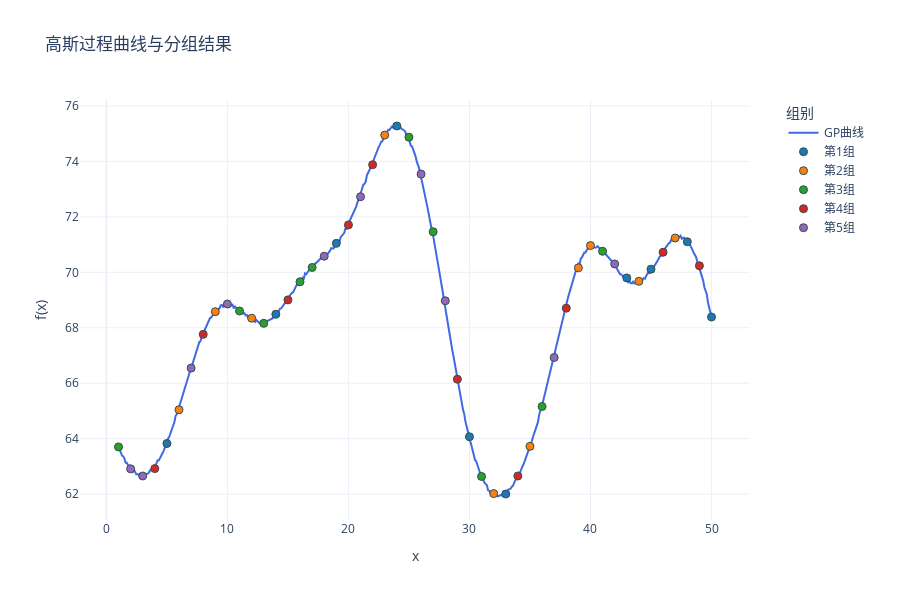

Notebook source saved alongside this figure:
### Code cell
import numpy as np
import plotly.graph_objects as go
from sklearn.gaussian_process import GaussianProcessRegressor
from sklearn.gaussian_process.kernels import RBF, ConstantKernel,WhiteKernel

import sys
import os
# 使用当前工作目录
project_root = os.path.dirname(os.getcwd())  # 获取当前目录的父目录
sys.path.insert(0, project_root)
from util.methods import assign_variances

seed = 42
# 定义核函数
kernel = ConstantKernel(25.0) * RBF(length_scale=4.0) + WhiteKernel(1e-3)
gp = GaussianProcessRegressor(kernel=kernel)

x_dense = np.linspace(1, 50, 500).reshape(-1, 1)

y_dense = gp.sample_y(x_dense, n_samples=1, random_state=seed).flatten() + 70

# 提取整数点对应的y值
integer_points = np.arange(1, 51)
y_integers = y_dense[np.linspace(0, 499, 50, dtype=int)]

# 计算整数点的协方差矩阵
cov_matrix = kernel(integer_points.reshape(-1,1))

# 计算相关性矩阵
std_dev = np.sqrt(np.diag(cov_matrix))  
corr_matrix = cov_matrix / np.outer(std_dev, std_dev)  

np.savetxt('Sigma1.txt', cov_matrix, 
           fmt='%.6f',
           header=f'高斯过程协方差矩阵(1-50整数点)\n核函数: {kernel}')

np.savetxt('correlation_matrix.txt', corr_matrix,
           fmt='%.6f',
           header=f'高斯过程相关性矩阵(1-50整数点)\n核函数: {kernel}')

np.savetxt('mu.txt', 
           y_integers,
           fmt='%.6f',
           header='真实均值')

# 创建蛇形分配的分组标签
sorted_indices = np.argsort(y_integers)  # 获取y值从小到大的索引
positions = np.arange(50)
round_num = positions // 5  # 每5个点改变一次方向
pos_in_round = positions % 5

# 蛇形分配逻辑：正向(0,1,2,3,4)和反向(4,3,2,1,0)交替
group_assignments = np.where(
    round_num % 2 == 0,
    pos_in_round,       # 正向分配：0,1,2,3,4
    4 - pos_in_round    # 反向分配：4,3,2,1,0
)

group_labels = np.zeros(50, dtype=int)
group_labels[sorted_indices] = group_assignments
group_names = [f"第{i+1}组" for i in range(5)]  # 组别名称

# 创建分组标签 (5组，蛇形分配)
group_labels = np.zeros(50, dtype=int)
for i in range(50):
    round_num = i // 5  # 每5个点一轮
    pos_in_round = i % 5
    
    if round_num % 2 == 0:  # 偶数轮：正向分配
        group = pos_in_round
    else:  # 奇数轮：反向分配
        group = 4 - pos_in_round
    
    group_labels[sorted_indices[i]] = group

group_names = [f"第{i+1}组" for i in range(5)]  # 组别名称

fig = go.Figure()

fig.add_trace(go.Scatter(
    x=x_dense.flatten(), 
    y=y_dense,
    mode='lines',
    name='GP曲线',
    line=dict(color='royalblue', width=2)
))

colors = ['#1f77b4', '#ff7f0e', '#2ca02c', '#d62728', '#9467bd']  # 5种不同颜色
for group in range(5):
    mask = (group_labels == group)
    fig.add_trace(go.Scatter(
        x=integer_points[mask],
        y=y_integers[mask],
        mode='markers',
        name=group_names[group],
        marker=dict(
            color=colors[group],
            size=8,
            line=dict(width=1, color='DarkSlateGrey')
    )))

fig.update_layout(
    title='高斯过程曲线与分组结果',
    xaxis_title='x',
    yaxis_title='f(x)',
    template='plotly_white',
    height=600,
    width=900,
    legend=dict(
        title='组别',
        x=1.05,
        y=1,
        xanchor='left',
        yanchor='top',
        bgcolor='rgba(255,255,255,0.8)'
    ),
    margin=dict(r=150) 
)

fig.show()

### Figure 1 — Plotly figure (JSON) as saved in the notebook; plotly's stock layout.template omitted (floating-point values rounded to 4 significant figures; data arrays with more than 128 entries replaced by an {"elided": "..."} marker saying what was removed)
{"data": [{"line": {"color": "royalblue", "width": 2}, "mode": "lines", "name": "GP曲线", "type": "scatter", "x": {"elided": "500 float values"}, "y": {"elided": "500 float values"}}, {"marker": {"color": "#1f77b4", "line": {"color": "DarkSlateGrey", "width": 1}, "size": 8}, "mode": "markers", "name": "第1组", "type": "scatter", "x": [5, 14, 19, 24, 30, 33, 43, 45, 48, 50], "y": [63.83, 68.49, 71.04, 75.28, 64.07, 62.01, 69.8, 70.11, 71.1, 68.39]}, {"marker": {"color": "#ff7f0e", "line": {"color": "DarkSlateGrey", "width": 1}, "size": 8}, "mode": "markers", "name": "第2组", "type": "scatter", "x": [6, 9, 12, 23, 32, 35, 39, 40, 44, 47], "y": [65.04, 68.58, 68.35, 74.95, 62.02, 63.72, 70.16, 70.96, 69.68, 71.24]}, {"marker": {"color": "#2ca02c", "line": {"color": "DarkSlateGrey", "width": 1}, "size": 8}, "mode": "markers", "name": "第3组", "type": "scatter", "x": [1, 11, 13, 16, 17, 25, 27, 31, 36, 41], "y": [63.71, 68.6, 68.16, 69.66, 70.17, 74.87, 71.46, 62.64, 65.16, 70.76]}, {"marker": {"color": "#d62728", "line": {"color": "DarkSlateGrey", "width": 1}, "size": 8}, "mode": "markers", "name": "第4组", "type": "scatter", "x": [4, 8, 15, 20, 22, 29, 34, 38, 46, 49], "y": [62.92, 67.76, 69.01, 71.71, 73.88, 66.15, 62.66, 68.71, 70.72, 70.24]}, {"marker": {"color": "#9467bd", "line": {"color": "DarkSlateGrey", "width": 1}, "size": 8}, "mode": "markers", "name": "第5组", "type": "scatter", "x": [2, 3, 7, 10, 18, 21, 26, 28, 37, 42], "y": [62.91, 62.66, 66.55, 68.86, 70.58, 72.73, 73.54, 68.97, 66.93, 70.3]}], "layout": {"height": 600, "legend": {"bgcolor": "rgba(255,255,255,0.8)", "title": {"text": "组别"}, "x": 1.05, "xanchor": "left", "y": 1, "yanchor": "top"}, "margin": {"r": 150}, "title": {"text": "高斯过程曲线与分组结果"}, "width": 900, "xaxis": {"title": {"text": "x"}}, "yaxis": {"title": {"text": "f(x)"}}}}
